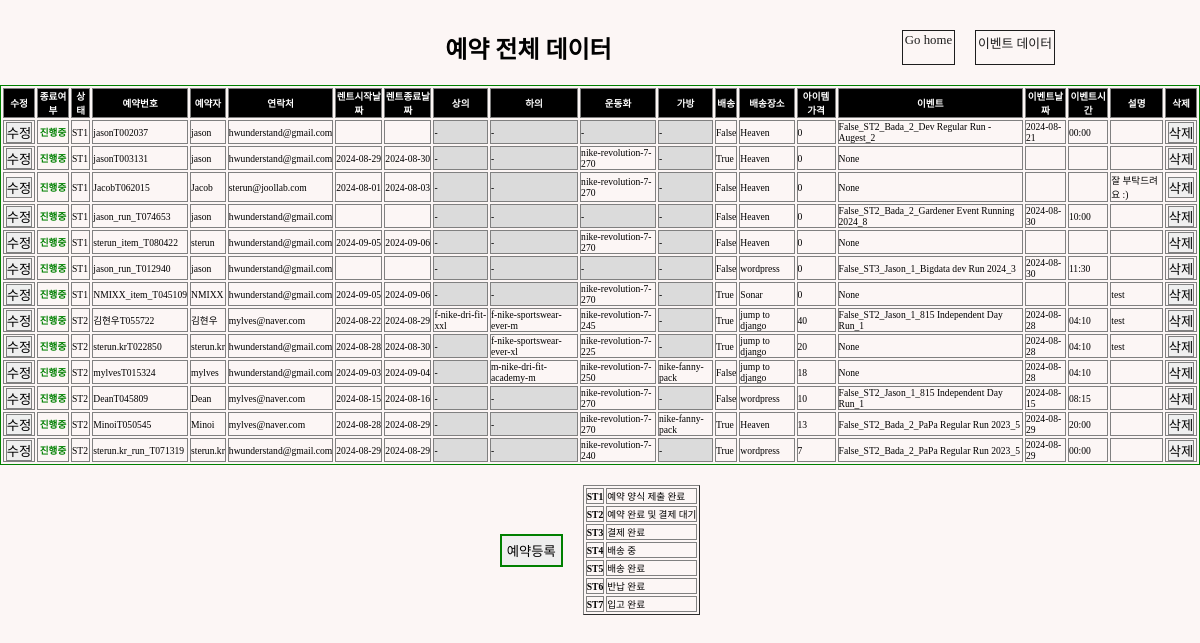
/data/ (signed in), run on the app's committed database.
### rental/models.py (models this page shows, shortened)
class Reservation(models.Model):
    STATUS_CHOICE = [
        ("ST1", "예약 양식 제출 완료"),
        ("ST2", "예약 완료 및 결제 대기"),
        ("ST3", "결제 완료"),
        ("ST4", "배송 중"),
        ("ST5", "배송 완료"),
        ("ST6", "반납 완료"),
        ("ST7", "입고 완료"),
    ]
    reserv_id = models.CharField(
        max_length=20,
        primary_key=True,
        default="Required_pk",
    )
    username = models.CharField(max_length=20)
    email = models.CharField(max_length=50, blank=False)
    address = models.CharField(max_length=50, blank=False)
    start_date = models.DateField(blank=True,null=True)
    start_time = models.TimeField(blank=True, null=True)
    end_date = models.DateField(blank=True,null=True)
    end_time = models.TimeField(blank=True, null=True)
    top = models.ForeignKey(
        Item,
        on_delete=models.CASCADE,
        limit_choices_to={"category": "top"},
        related_name="topName",
        blank=True,
        null=True,
    )
    bottom = models.ForeignKey(
        Item,
        on_delete=models.CASCADE,
        limit_choices_to={"category": "bottom"},
        related_name="bottomName",
        blank=True,
        null=True,
    )
    shoes = models.ForeignKey(
        Item,
        on_delete=models.CASCADE,
        limit_choices_to={"category": "shoes"},
        related_name="shoesName",
        blank=True,
        null=True,
    )
    bag = models.ForeignKey(
        Item,
        on_delete=models.CASCADE,
        limit_choices_to={"category": "bag"},
        related_name="bagName",
        blank=True,
        null=True,
    )
    event = models.ForeignKey(
        GuestRun,
        on_delete=models.CASCADE,
        blank=True,
        null=True,
    )
    event_date = models.DateField(blank=True,null=True)
    event_time = models.TimeField(blank=True, null=True)
    image = models.ImageField(upload_to="reservation", blank=True)
    message = models.TextField(blank=True)
    status = models.CharField(
        max_length=3,
        choices=STATUS_CHOICE,
        default="ST1",
    )
    amount = models.IntegerField(default=0)
    paypal_link = models.CharField(max_length=50, blank=False, default="-")
    delivery = models.BooleanField(default=False)
    completed = models.BooleanField(default=False)

### events/models.py (models this page shows)
class GuestRun(models.Model):
    STATUS_CHOICE = [
        ("ST1", "Checking"),
        ("ST2", "On-Sale"),
        ("ST3", "Sold-Out"),
        ("ST4", "Closed"),
    ]
    LEVEL = [
        ("800","Level-1, 800"),
        ("730","Level-2, 730"),
        ("700","Level-3, 700"),
        ("630","Level-4, 630"),
        ("600","Level-5, 600"),
        ("530","Level-6, 530"),
        ("Free","Full Access"),
    ]
    event_id = models.AutoField(
        primary_key=True,
    )
    title = models.CharField(max_length=50)
    manager = models.ForeignKey(Manager, related_name="manager",blank=False, null=True, on_delete=models.SET_NULL)
    start_date = models.DateField(blank=True, null=True)
    start_time = models.TimeField(blank=True, null=True)
    end_date = models.DateField(blank=True, null=True)
    end_time = models.TimeField(blank=True, null=True)
    image = ResizedImageField(size=[1402,1000], upload_to="runMain", blank=True)
    route_image = ResizedImageField(size=[1402,1402], upload_to="runRoute", blank=True)
    start_point = models.CharField(max_length=50)
    status = models.CharField(
        max_length=8,
        choices=STATUS_CHOICE,
        default="ST1",
    )
    level = models.CharField(
        max_length=15,
        choices=LEVEL,
        default="Free",
    )
    amount = models.IntegerField(default=0)
    route = models.CharField(max_length=50, blank=False)
    desc = models.TextField(blank=True)
    completed = models.BooleanField(default=False)
    def __str__(self):
        return str(self.completed) + "_" + str(self.status)+"_"+ str(self.manager) + "_" + str(self.title)+"_"+ str(self.event_id)

### community/models.py (models this page shows)
class Manager(models.Model):
    m_id = models.AutoField(primary_key=True)
    account = models.ForeignKey(User, on_delete=models.CASCADE)
    name = models.CharField(max_length=20)
    email = models.CharField(max_length=50, blank=False)
    age = models.IntegerField(default=0)
    image = ResizedImageField(size=[200,200], upload_to="avatar", blank=False)
    def __str__(self):
        return self.name + "_"+ str(self.m_id)

### items/models.py (models this page shows)
class Item(models.Model):
    CATEGORY = [
        ("shoes", "Shoes"),
        ("top", "Top"),
        ("bottom", "Bottom"),
        ("bag", "Bag & Pouch"),
        ("etc", "ETC"),
    ]
    SIZE = [
        ("Others", "free"),
        (
            "shoes",
            (
                ("220", "220mm"),
                ("225", "225mm"),
                ("230", "230mm"),
                ("235", "235mm"),
                ("240", "240mm"),
                ("245", "245mm"),
                ("250", "250mm"),
                ("255", "255mm"),
                ("260", "260mm"),
                ("265", "265mm"),
                ("270", "270mm"),
                ("275", "275mm"),
                ("280", "280mm"),
                ("285", "285mm"),
                ("290", "290mm"),
                ("295", "295mm"),
                ("300", "300mm"),
            ),
        ),
        (
            "top",
            (
                ("XS", "XS"),
                ("S", "S"),
                ("M", "M"),
                ("L", "L"),
                ("XL", "XL"),
                ("XXL", "XXL"),
            ),
        ),
        (
            "bottom",
            (
                ("XXS", "XXS"),
                ("XS", "XS"),
                ("S", "S"),
                ("M", "M"),
                ("L", "L"),
                ("XL", "XL"),
                ("XXL", "XXL"),
                ("3XL", "3XL"),
                ("4XL", "4XL"),
                ("5XL", "5XL"),
            ),
        ),
    ]
    GENDER = {("M", "Male"), ("F", "Female"), ("E", "NO Gender")}
    category = models.CharField(max_length=10, choices=CATEGORY)
    gender = models.CharField(max_length=1, blank=True, choices=GENDER)
    name = models.CharField(max_length=20, blank=True)
    model_num = models.CharField(primary_key=True, max_length=50, blank=True)
    size = models.CharField(max_length=10, blank=True, choices=SIZE)
    amount = models.IntegerField(default=0, blank=True)
    link = models.URLField(blank=True)
    def __str__(self):
        return self.model_num

### community/views.py (the view)
# urls.py: path("data/", views.data, name="data"),
def data(request):
    reservation = Reservation.objects.all().order_by("status")
    context = {"reservation": reservation}
    return render(request, "admin/data.html", context)

### templates/admin/data.html (shortened to what this page needs)
{% load static %}
<!DOCTYPE html>
<html lang="en">
  <head>
    <link rel="stylesheet" type="text/css" href="{% static 'css/sterna.css' %}"/>
    <link href="https://cdnjs.cloudflare.com/ajax/libs/bootstrap-datetimepicker/3.0.0/css/bootstrap-datetimepicker.min.css" rel="stylesheet"/>
  </head>
  <body>
    {% if user.is_staff %}
      <div class="tocenter">
        <div class="flex-row" style="width:100%; margin: 30px 0 20px 0; justify-content:space-around;">
          <div style="width:10px;"></div>
          <div>
            <h2>예약 전체 데이터</h2>
          </div>
          <div class="flex-row">
            <a style="border:solid 1px; font-size:0.8rem; padding:2px;" href="{% url "community:index" %}">Go home</a>
            <div style="width:20px;"></div>
            <a style="border:solid 1px; font-size:0.8rem; padding:2px;" href="{% url "community:event_table" %}">이벤트 데이터</a>
          </div>
        </div>
      </div>
      <div>
        <table border="1px solid black" bordercolor="green" style="font-size:0.6rem; width:100%;">
          <tr style="background-color:black; color:white;">
            <th scope="col" style="width:30px; text-align:center">수정</th>
            <th scope="col" style="width:30px; text-align:center">종료여부</th>
            <th scope="col">상태</th>
            <th scope="col">예약번호</th>
            <th scope="col">예약자</th>
            <th scope="col">연락처</th>
            <th scope="col">렌트시작날짜</th>
            <th scope="col">렌트종료날짜</th>
            <th scope="col">상의</th>
            <th scope="col">하의</th>
            <th scope="col">운동화</th>
            <th scope="col">가방</th>
            <th scope="col">배송</th>
            <th scope="col">배송장소</th>
            <th scope="col">아이템 가격</th>
            <th scope="col">이벤트</th>
            <th scope="col">이벤트날짜</th>
            <th scope="col">이벤트시간</th>
            <th scope="col">설명</th>
            <th scop="com">삭제</th>
          </tr>
          {% for data in reservation %}
            <tr>
              <td style="width:30px; text-align:center">
                <a href="{% url "rental:update" data.pk %}">
                  <button>수정</button>
                </a>
              </td>
              {% if data.completed == True %}
                <td style="color:white; font-weight:bold; background-color:grey; text-align:center;">완료</td>
              {% else %}
                <td style="color:green; font-weight:bold; text-align:center;">진행중</td>
              {% endif %}
              <td>{{data.status}}</td>
              <td>{{data.reserv_id}}</td>
              <td>{{data.username}}</td>
              <td>{{data.email}}</td>
              <td>{{data.start_date | date:"Y-m-d"}}</td>
              <td>{{data.end_date | date:"Y-m-d"}}</td>
              {% if data.top.name == None %}
                <td style='background-color:#DBDBDB;'>-</td>
              {% else %}
                <td>{{data.top}}</td>
              {% endif %}
              {% if data.bottom.name == None %}
                <td style='background-color:#DBDBDB;'>-</td>
              {% else %}
                <td>{{data.bottom}}</td>
              {% endif %}
              {% if data.shoes.name == None %}
                <td style='background-color:#DBDBDB;'>-</td>
              {% else %}
                <td>{{data.shoes}}</td>
              {% endif %}
              {% if data.bag.name == None %}
                <td style='background-color:#DBDBDB;'>-</td>
              {% else %}
                <td>{{data.bag}}</td>
              {% endif %}
              <td>{{data.delivery}}</td>
              <td>{{data.address}}</td>
              <td>{{data.amount}}</td>
              <td>{{data.event}}</td>
              <td>{{data.event_date | date:"Y-m-d"}}</td>
              <td>{{data.event_time | time:"H:i"}}</td>
              <td>{{data.message}}</td>
              <td style="width:30px; text-align:center">
                <div class="del-button">
                  <a href="{% url "rental:delpage" data.pk %}">
                    <button>삭제</button>
                  </a>
                </div>
              </td>
            </tr>
          {% endfor %}
        </table>
        <div class="flex-row">
          <div class="flex-column">
            <div class="tocenter" style="margin:20px 0 0 0;">
              <a href="{% url "rental:rental_register" %}">
                <button style="padding: 5px; border:solid 2px green;">예약등록</button>
              </a>
            </div>
          </div>
          <table style="margin:20px 0 0 20px;" border="1">
            <tr style='font-weight:normal; font-size:0.6rem;'>
              <th>ST1</th>
              <td>예약 양식 제출 완료</td>
            </tr>
            <tr style='font-weight:normal; font-size:0.6rem;'>
              <th>ST2</th>
              <td>예약 완료 및 결제 대기</td>
            </tr>
            <tr style='font-weight:normal; font-size:0.6rem;'>
              <th>ST3</th>
              <td>결제 완료</td>
            </tr>
            <tr style='font-weight:normal; font-size:0.6rem;'>
              <th>ST4</th>
              <td>배송 중</td>
            </tr>
            <tr style='font-weight:normal; font-size:0.6rem;'>
              <th>ST5</th>
              <td>배송 완료</td>
            </tr>
            <tr style='font-weight:normal; font-size:0.6rem;'>
              <th>ST6</th>
              <td>반납 완료</td>
            </tr>
            <tr style='font-weight:normal; font-size:0.6rem;'>
              <th>ST7</th>
              <td>입고 완료</td>
            </tr>
          </table>
        </div>
      </div>
    {% endif %}
  </body>
</html>

### static/css/sterna.css (style rules this page uses)
:root { --sterun-primary-color: #fbff00; --sterun-secondary-color: #3A3A3A; --sterun-thirdary-color: #4467AF; --sterun-white-color: #FCF6F5; --sterun-black-color: #1d1d1d; --sterun-grey-color: #E8E8E8; }
* { margin: 0; padding: 0; font-family: "SCDream"; z-index:100; }
html, body { background-color: var(--sterun-white-color); margin-top: 100px; min-height: 100%; margin: 0; }
a { color: var(--sterun-black-color); text-decoration: none; }
button { border: 1px solid grey; }
.tocenter { display: flex; flex-direction: column; align-items: center; width:100%; }
.flex-row { display: flex; flex-direction: row; flex-flow: wrap; justify-content: center; }
.flex-column { justify-content: center; display: flex; flex-direction: column; }

### templates/admin/data.html (style rules this page uses)
tr th { border: solid 1px grey; }
tr td { border: solid 1px grey; }

### data on the page
Reservation: completed "진행중", status "ST1", reserv_id "jasonT002037", username "jason", email "hwunderstand@gmail.com", delivery "False", address "Heaven", amount "0", event "False_ST2_Bada_2_Dev Regular Run - Augest_2", event_date "2024-08-21", event_time "00:00"
Reservation: completed "진행중", status "ST1", reserv_id "jasonT003131", username "jason", email "hwunderstand@gmail.com", start_date "2024-08-29", end_date "2024-08-30", shoes "nike-revolution-7-270", delivery "True", address "Heaven", amount "0", event "None"
Reservation: completed "진행중", status "ST1", reserv_id "JacobT062015", username "Jacob", email "sterun@joollab.com", start_date "2024-08-01", end_date "2024-08-03", shoes "nike-revolution-7-270", delivery "False", address "Heaven", amount "0", event "None", message "잘 부탁드려요 :)"
Reservation: completed "진행중", status "ST1", reserv_id "jason_run_T074653", username "jason", email "hwunderstand@gmail.com", delivery "False", address "Heaven", amount "0", event "False_ST2_Bada_2_Gardener Event Running 2024_8", event_date "2024-08-30", event_time "10:00"
Reservation: completed "진행중", status "ST1", reserv_id "sterun_item_T080422", username "sterun", email "hwunderstand@gmail.com", start_date "2024-09-05", end_date "2024-09-06", shoes "nike-revolution-7-270", delivery "False", address "Heaven", amount "0", event "None"
Reservation: completed "진행중", status "ST1", reserv_id "jason_run_T012940", username "jason", email "hwunderstand@gmail.com", delivery "False", address "wordpress", amount "0", event "False_ST3_Jason_1_Bigdata dev Run 2024_3", event_date "2024-08-30", event_time "11:30"
Reservation: completed "진행중", status "ST1", reserv_id "NMIXX_item_T045109", username "NMIXX", email "hwunderstand@gmail.com", start_date "2024-09-05", end_date "2024-09-06", shoes "nike-revolution-7-270", delivery "True", address "Sonar", amount "0", event "None", message "test"
Reservation: completed "진행중", status "ST2", reserv_id "김현우T055722", username "김현우", email "mylves@naver.com", start_date "2024-08-22", end_date "2024-08-29", top "f-nike-dri-fit-xxl", bottom "f-nike-sportswear-ever-m", shoes "nike-revolution-7-245", delivery "True", address "jump to django", amount "40", event "False_ST2_Jason_1_815 Independent Day Run_1", event_date "2024-08-28", event_time "04:10", message "test"
Reservation: completed "진행중", status "ST2", reserv_id "sterun.krT022850", username "sterun.kr", email "hwunderstand@gmail.com", start_date "2024-08-28", end_date "2024-08-30", bottom "f-nike-sportswear-ever-xl", shoes "nike-revolution-7-225", delivery "True", address "jump to django", amount "20", event "None", event_date "2024-08-28", event_time "04:10", message "test"
Reservation: completed "진행중", status "ST2", reserv_id "mylvesT015324", username "mylves", email "hwunderstand@gmail.com", start_date "2024-09-03", end_date "2024-09-04", bottom "m-nike-dri-fit-academy-m", shoes "nike-revolution-7-250", bag "nike-fanny-pack", delivery "False", address "jump to django", amount "18", event "None", event_date "2024-08-28", event_time "04:10"
Reservation: completed "진행중", status "ST2", reserv_id "DeanT045809", username "Dean", email "mylves@naver.com", start_date "2024-08-15", end_date "2024-08-16", shoes "nike-revolution-7-270", delivery "False", address "wordpress", amount "10", event "False_ST2_Jason_1_815 Independent Day Run_1", event_date "2024-08-15", event_time "08:15"
Reservation: completed "진행중", status "ST2", reserv_id "MinoiT050545", username "Minoi", email "mylves@naver.com", start_date "2024-08-28", end_date "2024-08-29", shoes "nike-revolution-7-270", bag "nike-fanny-pack", delivery "True", address "Heaven", amount "13", event "False_ST2_Bada_2_PaPa Regular Run 2023_5", event_date "2024-08-29", event_time "20:00"
Reservation: completed "진행중", status "ST2", reserv_id "sterun.kr_run_T071319", username "sterun.kr", email "hwunderstand@gmail.com", start_date "2024-08-29", end_date "2024-08-29", shoes "nike-revolution-7-240", delivery "True", address "wordpress", amount "7", event "False_ST2_Bada_2_PaPa Regular Run 2023_5", event_date "2024-08-29", event_time "00:00"
